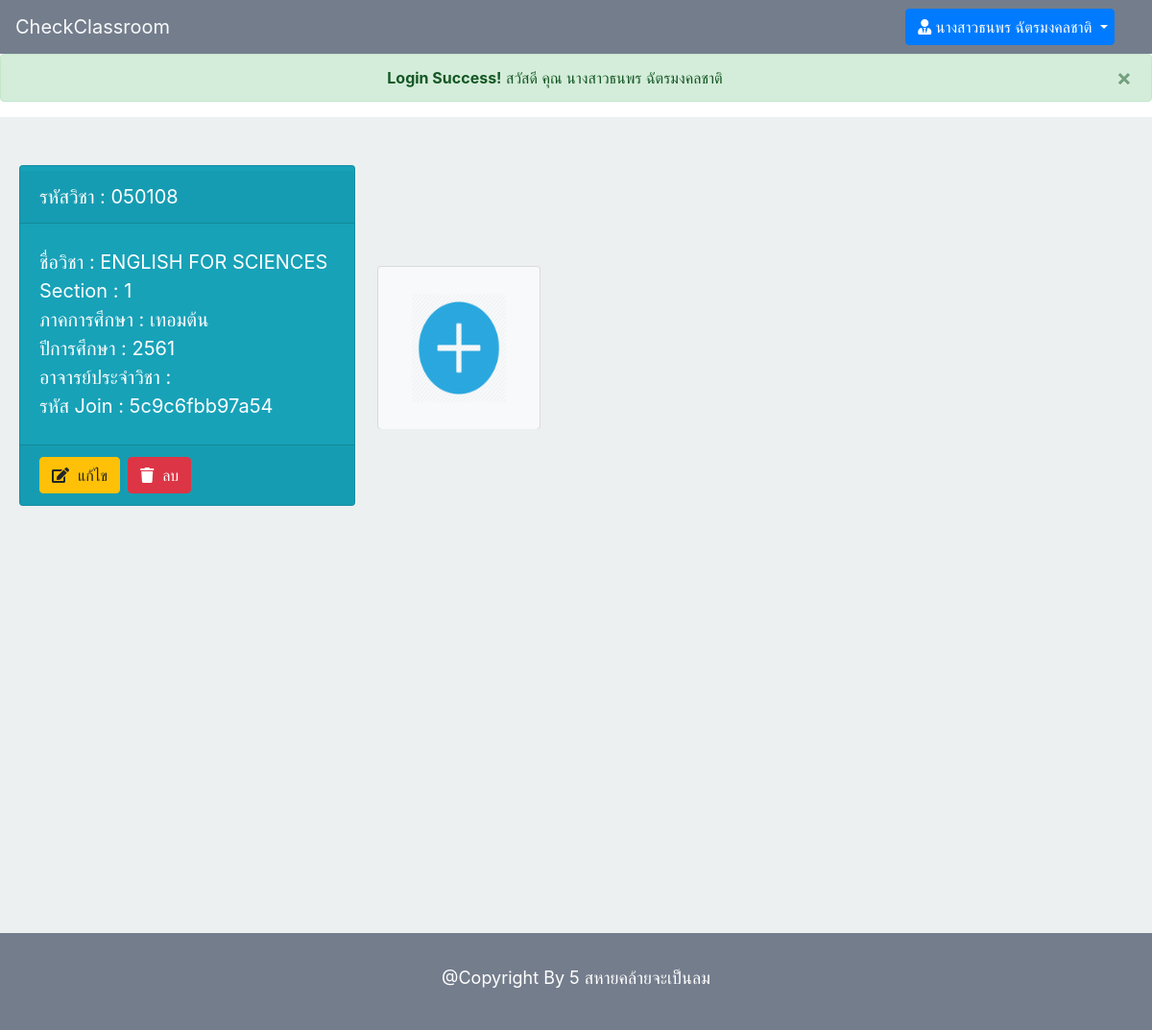
/admin/admin_home.php (signed in), run on the app's committed database.
### tables this page shows
CREATE TABLE `classroom` (
  `id` int(10) NOT NULL,
  `c_id` varchar(10) NOT NULL,
  `c_name` varchar(255) NOT NULL,
  `c_password` varchar(14) NOT NULL,
  `c_year` varchar(20) NOT NULL,
  `c_term` int(1) NOT NULL,
  `c_sec` int(3) NOT NULL,
  `l_username` varchar(30) NOT NULL,
  `t_username` varchar(50) DEFAULT NULL
);

### admin/admin_home.php (the view, shortened to what this page needs)
<?php
	include '../connect.php';
	$stmt4 = $pdo->prepare("SELECT * FROM ta WHERE t_username = ?");
	$stmt4->bindParam(1,$_SESSION["username"]);
	$stmt4->execute();
	while ($row4=$stmt4->fetch()) {
	 	$rowUser1["t_username"] = $row4["t_username"];
	 	$rowName1["t_name"] = $row4["t_name"];
	 }
	$stmt2=$pdo->prepare("SELECT * FROM classroom  WHERE l_username = ? ");
	$stmt2->bindParam(1,$rowUser['l_username']);
	$stmt2->execute();
	$stmt5=$pdo->prepare("SELECT * FROM classroom  WHERE t_username = ? ");
	$stmt5->bindParam(1,$rowUser1['t_username']);
	$stmt5->execute();
	if (!empty($_SESSION['username']) && $_SESSION['permission'] == 1 || $_SESSION['permission'] == 2) { ?>
<!DOCTYPE html>
<html>
<head>
	<link rel="stylesheet" href="https://maxcdn.bootstrapcdn.com/bootstrap/4.0.0/css/bootstrap.min.css">
	<link rel="stylesheet" href="https://use.fontawesome.com/releases/v5.7.2/css/all.css">
	<link rel="stylesheet" type="text/css" href="../style.css">
</head>
<body>
	<?php if ($_SESSION['permission'] == 1) { ?>
	<nav class="navbar sticky-top navbar-light navbar-expand-lg" style="background-color: #747d8c;">
 		<a class="navbar-brand text-light" href="admin_home.php">CheckClassroom</a>
  		<button class="navbar-toggler" type="button" data-toggle="collapse" data-target="#navbarSupportedContent" aria-controls="navbarSupportedContent" aria-expanded="false" aria-label="Toggle navigation">
    		<span class="navbar-toggler-icon"></span>
    	</button>
		  <div class="collapse navbar-collapse" id="navbarSupportedContent" >
		    <ul class="navbar-nav mr-auto">
		    </ul>
		    <div class="form-inline my-2 my-lg-0 mr-sm-2  col-3">
		    	<a href="" class="btn btn-primary  dropdown-toggle col-12" data-toggle="dropdown" aria-haspopup="true" aria-expanded="false"> <i class="fas fa-user-tie"></i> <?= $rowName["l_name"] ?> </a>
		    	<div class="dropdown-menu col-10">
		    		<button class="dropdown-item" data-target="#profile" data-toggle="modal"> ข้อมูลส่วนตัว </button>
		    		<button class="dropdown-item" data-target="#editProfile" data-toggle="modal"> แก้ไขข้อมูลส่วนตัว </button>
		    		<div class="dropdown-divider"></div>
		    		<a href="../admin/admin_logout.php" class="dropdown-item" id="logout_button"> ออกจากระบบ </a>
		    	</div>
		    </div>
		  </div>
	</nav>
	<div class="modal fade" id="profile" tabindex="-1" role="dialog" aria-labelledby="exampleModalLabel" aria-hidden="true">
		  <div class="modal-dialog modal-dialog-centered" role="document">
		    <div class="modal-content " style="box-shadow: 0px 0px 50px 25px #1e272e;">
		      <div class="modal-header">
		        <h3 class="modal-title" id="exampleModalLabel">Profile</h3>
		        <button type="button" class="close" data-dismiss="modal" aria-label="Close">
		          <span aria-hidden="true">&times;</span>
		        </button>
		      </div>
		      	<div class="modal-body" style="padding: 20px;">
			       <div class="form-group">
			       		<label class="text-primary" style="font-size: 20px;"> ชื่อผู้ใช้ </label>
			       		<input type="text" name="username" class="form-control" value="<?=$rowUser['l_username']?>" readonly>
			       </div>
			       <div class="form-group">
			       		<label class="text-primary" style="font-size: 20px;"> ชื่อ - นามสกุล </label>
			       		<input type="text" name="username" class="form-control" value="<?=$rowName['l_name']?>" readonly>
			       </div>
			        <div class="form-group">
			       		<label class="text-primary" style="font-size: 20px;"> ตำแหน่ง </label>
			       		<input type="text" name="permission" class="form-control" value="อาจารย์" readonly>
			       </div>
		      	</div>
		      <div class="modal-footer">
		        <button type="button" class="btn btn-secondary" data-dismiss="modal">Close</button>
		      </div>
		    </div>
		  </div>
		</div>
	<form action="edit_profile.php" method="post" name="edit_profile" onSubmit="JavaScript:return editSubmit();">
	<div class="modal fade" id="editProfile" tabindex="-1" role="dialog" aria-labelledby="exampleModalLabel" aria-hidden="true">
		  <div class="modal-dialog modal-dialog-centered" role="document">
		    <div class="modal-content " style="box-shadow: 0px 0px 50px 25px #1e272e;">
		      <div class="modal-header">
		        <h3 class="modal-title" id="exampleModalLabel">Profile</h3>
		        <button type="button" class="close" data-dismiss="modal" aria-label="Close">
		          <span aria-hidden="true">&times;</span>
		        </button>
		      </div>
		      	<div class="modal-body" style=" padding: 50px;">
			       <div class="form-group">
			       		<label class="text-primary" style="font-size: 20px;"> ชื่อผู้ใช้ </label>
			       		<input type="text" name="username" class="form-control" value="<?=$rowUser['l_username']?>" readonly>
			       </div>
			       <div class="form-group">
			       		<label class="text-primary" style="font-size: 20px;"> ชื่อ - นามสกุล </label>
			       		<input type="text" name="name" class="form-control" value="<?=$rowName['l_name']?>">
			       </div>
			        <div class="form-group">
			       		<label class="text-primary" style="font-size: 20px;"> รหัสผ่าน </label>
			       		<input type="text" name="password" class="form-control" value="<?=$rowPassword['l_password']?>">
			       </div>
		      </div>
		      <div class="modal-footer">
		        <button type="button" class="btn btn-secondary" data-dismiss="modal">Close</button>
		        <button type="submit" class="btn btn-primary" id="edit_submit"> Submit </button>
		      </div>
		    </div>
		  </div>
		</div>
	</form>
	<?php } elseif ($_SESSION['permission'] == 2) { ?>
	<nav class="navbar sticky-top navbar-light navbar-expand-lg" style="background-color: #747d8c;">
 		<a class="navbar-brand text-light" href="admin_home.php">CheckClassroom</a>
		  <div class="collapse navbar-collapse" id="navbarSupportedContent" >
		    <div class="form-inline my-2 my-lg-0 mr-sm-2  col-3">
		    	<a href="" class="btn btn-primary  dropdown-toggle col-12" data-toggle="dropdown" aria-haspopup="true" aria-expanded="false"> <i class="fas fa-user-tie"></i> <?= $rowName1["t_name"] ?> </a>
		    </div>
		  </div>
	</nav>
	<?php } ?>
	<?php
		if (!empty($_COOKIE["login_success"])){ ?>
			<div class="alert alert-success alert-dismissible fade show" role="alert" id="login_success">
				<center>
					<strong>Login Success!</strong> สวัสดี คุณ <?php if ($_SESSION['permission']==1) { ?>
						<?=$rowName['l_name'] ?>
					<?php } elseif ($_SESSION['permission'] == 2) { ?>
						<?=$rowName1['t_name'] ?>
					<?php } ?>
				</center>
				<button type="button" class="close" data-dismiss="alert" aria-label="Close">
					<span aria-hidden="true">&times;</span>
				</button>
			</div>
	<?php } ?>
	<div style="padding-top: 50px;padding-bottom: 50px;min-height: 850px;background-color: #ecf0f1;">
		<div class="form-inline d-flex " style="margin-left: 20px;">
			<?php if ($_SESSION['permission'] == 1) { ?>
				<?php while ($row2=$stmt2->fetch()) {?>
				<div class="card-deck my-2 my-lg-0 mr-sm-2 mb-4">
				<div class="card  bg-info zoomclass mb-4">
					<a id="detail_class.php?id=<?=$row2['id']?>" href="detail_class.php?id=<?=$row2['id']?>&c_id=<?=$row2['c_id']?>&c_sec=<?=$row2['c_sec']?>">
						<div class="card-header" style=" margin-top: 5px;">
							<p class="card-text text-white" style="font-size: 20px;"> รหัสวิชา : <?=$row2['c_id']?> </p>
						</div>
						<div class="card-body" style="margin-top: 5px;">
							<div class="from-group mr-sm-2">
								<p class="card-text text-white" style="font-size: 20px;"> ชื่อวิชา : <?=$row2['c_name']?> </p>
							</div>
							<div class="from-group mr-sm-2">
								<p class="card-text text-white" style="font-size: 20px;"> Section : <?=$row2['c_sec']?> </p>
							</div>
							<div class="from-group mr-sm-2">
							<?php if ($row2['c_term'] == 1) { ?>
								<p class="card-text text-white" style="font-size: 20px;"> ภาคการศึกษา : เทอมต้น </p>
							<?php } elseif ($row2['c_term'] == 2) { ?>
								<p class="card-text text-white" style="font-size: 20px;"> ภาคการศึกษา : เทอมปลาย </p>
							<?php } elseif ($row2['c_term'] == 3) { ?>
								<p class="card-text text-white" style="font-size: 20px;"> ภาคการศึกษา : ภาคฤดูร้อน </p>
							<?php } ?>
							</div>
							<div class="from-group mr-sm-2">
								<p class="card-text text-white" style="font-size: 20px;"> ปีการศึกษา : <?=$row2['c_year']?> </p>
							</div>
							<div class="from-group mr-sm-2">
								<p class="card-text text-white" style="font-size: 20px;"> รหัส Join : <?=$row2['c_password']?> </p>
							</div>
						</div>
					</a>
						<div class="card-footer" style="margin-top: 5px;">
							<div class="form-inline" style="text-align: left;">
								<button id="edit_class_button<?=$row2['id']?>" data-target="#edit_class?id=<?=$row2['id']?>" data-toggle="modal" class="btn btn-warning mr-sm-2"><i class="fas fa-edit"></i>&nbsp; แก้ไข </button>
								<button id="delete_class_button<?=$row2['id']?>" data-target="#delete_class?id=<?=$row2['id']?>" data-toggle="modal" class="btn btn-danger mr-sm-2"><i class="fas fa-trash"></i>&nbsp; ลบ </button>
							</div>
						</div>
				</div>
			</div>
			<form action="edit_class.php" method="post" >
			<div class="modal fade" id="edit_class?id=<?=$row2['id']?>" tabindex="-1" role="dialog" aria-labelledby="exampleModalLabel" aria-hidden="true">
				  <div class="modal-dialog modal-dialog-centered" role="document">
				    <div class="modal-content " style="box-shadow: 0px 0px 50px 25px #1e272e;">
				      <div class="modal-header">
				        <h3 class="modal-title" id="exampleModalLabel">Edit Class</h3>
				        <button type="button" class="close" data-dismiss="modal" aria-label="Close">
				          <span aria-hidden="true">&times;</span>
				        </button>
				      </div>
				      <div class="modal-body">
				      	<input type="hidden" name="id" class="form-control col-12"  value="<?=$row2['id']?>">
					     <div class="form-group mb-4">
					     	<label class="text-primary mb-2"> รหัสวิชา : </label>
					     	<input type="text" name="class_id" id="class_id<?=$row2['id']?>"  class="form-control col-12"  value="<?=$row2['c_id']?>">
					     </div>
					     <div class="form-group mb-4">
					     	<label class="text-primary mb-2"> ชื่อคลาส : </label>
					     	<input type="text" name="class_name" id="class_name<?=$row2['id']?>"  class="form-control col-12"  value="<?=$row2['c_name']?>">
					     </div>
					     <div class="form-group mb-4">
					     	<label class="text-primary mb-2"> ปีการศึกษา : </label>
					     	<input type="text" name="class_year" id="class_year<?=$row2['id']?>"  class="form-control col-12"  value="<?=$row2['c_year']?>">
					     </div>
					     <div class="form-group mb-4">
					     	<label class="text-primary mb-2"> ภาคการเรียน : </label>
					     	<input type="text" name="class_term" id="class_term<?=$row2['id']?>"  class="form-control col-12"  value="<?=$row2['c_term']?>">
					     </div>
					     <div class="form-group mb-4">
					     	<label class="text-primary mb-2"> รหัส Join คลาส : </label>
					     	<input type="text" name="class_password" id="class_password<?=$row2['id']?>"  class="form-control col-12" value="<?=$row2['c_password']?>">
					     </div>
					   </div>
				      <div class="modal-footer">
				        <button type="button" class="btn btn-secondary" data-dismiss="modal">Close</button>
				        <button type="submit" class="btn btn-primary" id="edit_class_submit<?=$row2['id']?>" name="edit_class_submit<?=$row2['id']?>"> แก้ไขคลาส </button>
				      </div>
				    </div>
				  </div>
				</div>
			</form>
			<form action="delete_class.php" method="post">
			<div class="modal fade" id="delete_class?id=<?=$row2['id']?>" tabindex="-1" role="dialog" aria-labelledby="exampleModalLabel" aria-hidden="true">
				  <div class="modal-dialog modal-dialog-centered" role="document">
				    <div class="modal-content " style="box-shadow: 0px 0px 50px 25px #1e272e;">
				      <div class="modal-header">
				        <h3 class="modal-title" id="exampleModalLabel">Delete Class</h3>
				        <button type="button" class="close" data-dismiss="modal" aria-label="Close">
				          <span aria-hidden="true">&times;</span>
				        </button>
				      </div>
				      <div class="modal-body">
				      	<input type="hidden" name="id" class="form-control col-12" required="" value="<?=$row2['id']?>">
					     <label class="text-dark" style="font-size: 20px;">คุณแน่ใจหรือไม่ ที่จะลบ : </label><br>
					     <label class="text-danger" style="font-size: 20px;"><?=$row2['c_id']?>&nbsp;<?=$row2['c_name']?> </label>
					   </div>
				      <div class="modal-footer">
				        <button type="button" class="btn btn-secondary" data-dismiss="modal">Close</button>
				        <button type="submit" class="btn btn-danger" id="delete_class_submit<?=$row2['id']?>"> ลบคลาส </button>
				      </div>
				    </div>
				  </div>
				</div>
			</form>
			<?php } ?>
		<?php } elseif ($_SESSION['permission'] == 2) { ?>
				<?php while ($row5=$stmt5->fetch()) {?>
				<div class="card-deck my-2 my-lg-0 mr-sm-2 mb-4">
				<div class="card  bg-info zoomclass mb-4">
					<a id="detail_class.php?id=<?=$row2['id']?>" href="detail_class.php?id=<?=$row5['id']?>&c_id=<?=$row5['c_id']?>&c_sec=<?=$row5['c_sec']?>">
						<div class="card-header" style=" margin-top: 5px;">
							<p class="card-text text-white" style="font-size: 20px;"> รหัสวิชา : <?=$row5['c_id']?> </p>
						</div>
						<div class="card-body" style="margin-top: 5px;">
							<div class="from-group mr-sm-2">
								<p class="card-text text-white" style="font-size: 20px;"> ชื่อวิชา : <?=$row5['c_name']?> </p>
							</div>
							<div class="from-group mr-sm-2">
								<p class="card-text text-white" style="font-size: 20px;"> Section : <?=$row5['c_sec']?> </p>
							</div>
							<div class="from-group mr-sm-2">
							<?php if ($row5['c_term'] == 1) { ?>
								<p class="card-text text-white" style="font-size: 20px;"> ภาคการศึกษา : เทอมต้น </p>
							<?php } elseif ($row5['c_term'] == 2) { ?>
								<p class="card-text text-white" style="font-size: 20px;"> ภาคการศึกษา : เทอมปลาย </p>
							<?php } elseif ($row5['c_term'] == 3) { ?>
								<p class="card-text text-white" style="font-size: 20px;"> ภาคการศึกษา : ภาคฤดูร้อน </p>
							<?php } ?>
							</div>
							<div class="from-group mr-sm-2">
								<p class="card-text text-white" style="font-size: 20px;"> ปีการศึกษา : <?=$row5['c_year']?> </p>
							</div>
							<div class="from-group mr-sm-2">
								<p class="card-text text-white" style="font-size: 20px;"> อาจารย์ประจำวิชา : <?=$row5['l_name']?> </p>
							</div>
							<div class="from-group mr-sm-2">
								<p class="card-text text-white" style="font-size: 20px;"> รหัส Join : <?=$row5['c_password']?> </p>
							</div>
						</div>
					</a>
						<div class="card-footer" style="margin-top: 5px;">
							<div class="form-inline" style="text-align: left;">
								<button id="edit_class_button<?=$row5['id']?>" data-target="#edit_class?id=<?=$row5['id']?>" data-toggle="modal" class="btn btn-warning mr-sm-2"><i class="fas fa-edit"></i>&nbsp; แก้ไข </button>
								<button id="delete_class_button<?=$row5['id']?>" data-target="#delete_class?id=<?=$row5['id']?>" data-toggle="modal" class="btn btn-danger mr-sm-2"><i class="fas fa-trash"></i>&nbsp; ลบ </button>
							</div>
						</div>
				</div>
			</div>
			<?php } ?>
			<?php } ?>
			<div class="card-deck my-2 my-lg-0 mr-sm-2">
				<div class="card bg-light zoom">
					<button id="create_class_button" data-target="#create_class" data-toggle="modal" class="btn btn-light">
						<div class="card-body">
							 <img src="../icon/plus.png" style="width: 100px; height: 115px;">
						</div>
					</button>
				</div>
			</div>
		</div>
	</div>
	<footer style="background-color: #747d8c; padding: 24px;">
		<div style="text-align: center;">
			<label style="font-size: 18px; color: white; padding: 9px;">@Copyright By 5 สหายคล้ายจะเป็นลม</label>
		</div>
	</footer>
</body>
</html>
	<?php } else {
		setcookie('wrong_login',1,time()+10,'/');
		echo "<script type='text/javascript'> window.location.href = '../index.php';</script>";
	} ?>

### admin/admin_home.php (style rules this page uses)
.zoom { width: 170px; height: 170px; transition: transform .2s; }
.zoomclass { max-width: 700px; max-height: 700px; transition: transform .2s; }

### data on the page
classroom: c "050108", c_name "ENGLISH FOR SCIENCES", c_sec "1", c_term "ภาคการศึกษา : เทอมต้น", c_year "2561", c_password "5c9c6fbb97a54"

### other printed values
$rowName1["t_name"] "นางสาวธนพร ฉัตรมงคลชาติ"
$rowName1['t_name'] "นางสาวธนพร ฉัตรมงคลชาติ"
